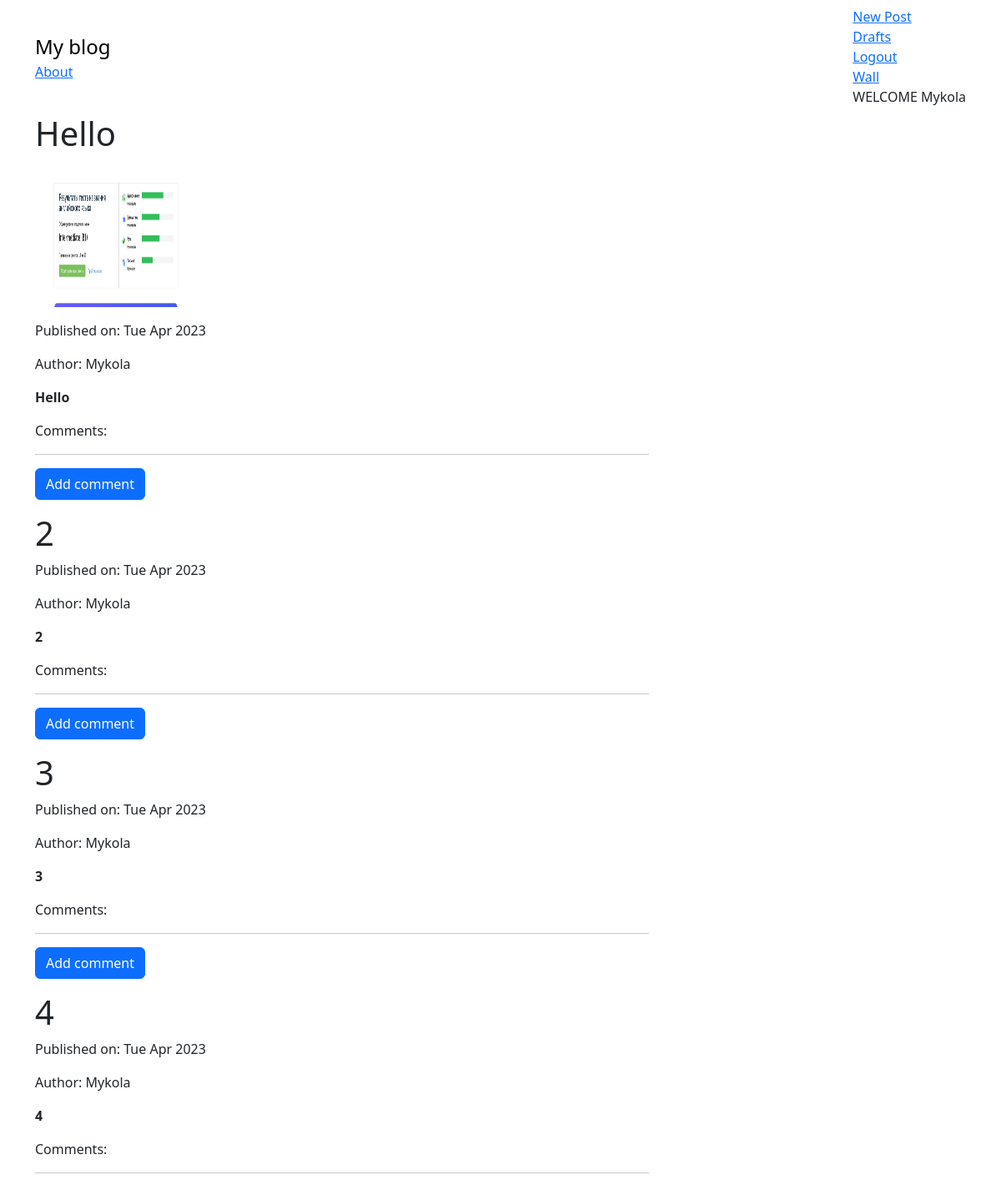
Before: /wall/ (signed in, upper part) with the older database file.
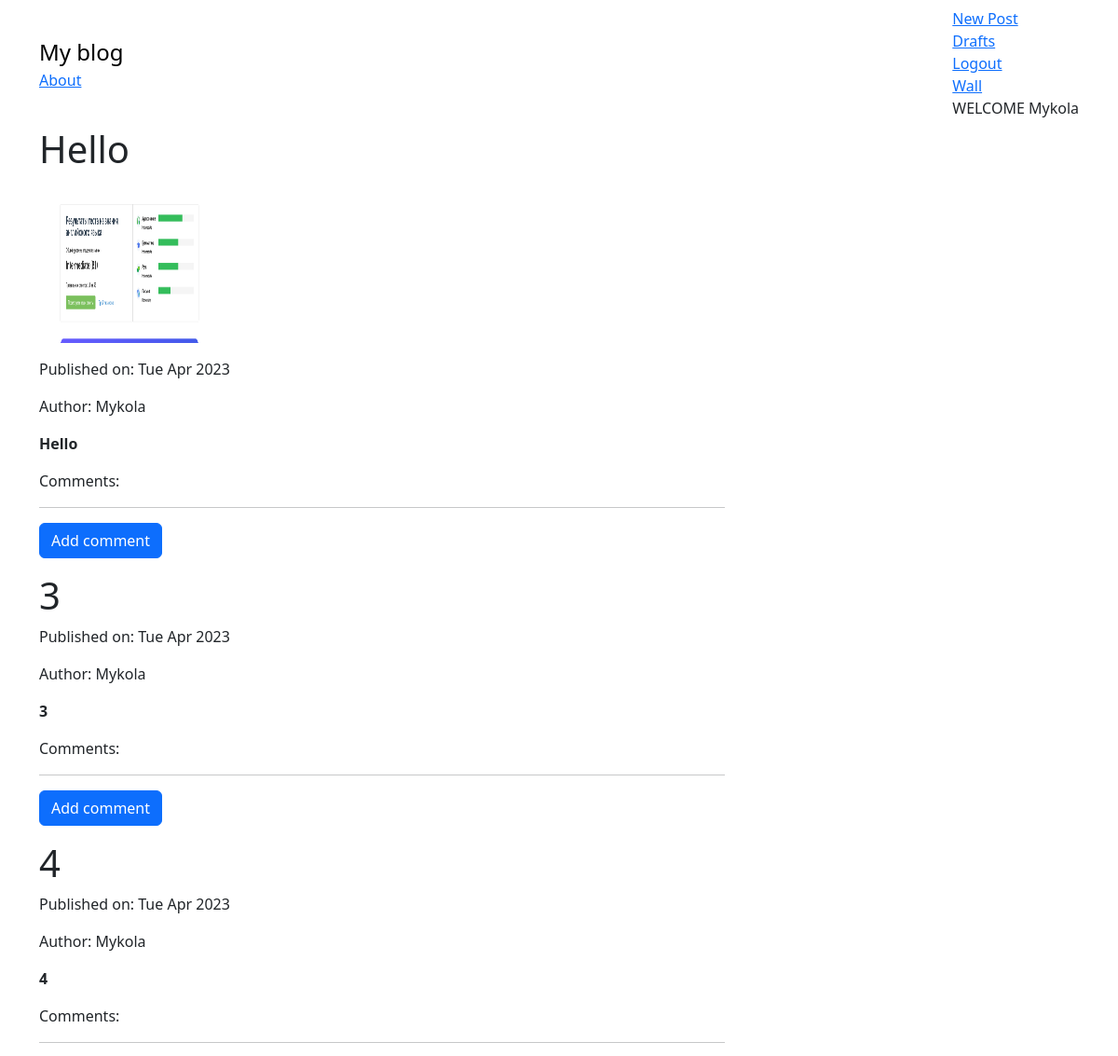
After: the same page with the newer database file.
### myblog/models.py (models this page shows, shortened)
class Post(models.Model):
    author = models.ForeignKey('auth.User', on_delete=models.CASCADE)
    title = models.CharField(max_length=200)
    text = models.TextField()
    picture = models.ImageField(upload_to='media/profile_pics/', blank=True, null=True)
    create_date = models.DateTimeField(default=timezone.now)
    published_date = models.DateTimeField(blank=True, null=True)

### myblog/views.py (the view)
# urls.py: re_path(r'wall/$', views.Wall.as_view(), name='wall'),
class Wall(ListView):
    model = Post
    template_name = 'myblog/wall.html'
    context_object_name = 'post'
    paginate_by = 5
    def get_queryset(self):
        post = Post.objects.all()
        if not self.request.user.is_authenticated:
            return redirect('accounts/login')
        return post

### myblog/templates/myblog/wall.html (shortened to what this page needs)
{% extends 'myblog/base.html' %}
{% block content %}
<div class="centerstage">
    {% if user.is_authenticated %}
        {% for post in post %}
                <div class="post">
                    <h1>{{ post.title }}</h1>
                    {% if post.picture %}
                        <div>
                            <img class="myblog_page" src="{{ post.picture.url }}" alt="{{ post.title }}"/>
                        </div>
                    {% endif %}
                    <div class="date">
                        <p> Published on: {{ post.published_date|date:"D M Y" }}</p>
                    </div>
                    <p>Author: {{post.author}}</p>
                    <b><p>{{post.text}}</p></b>
                    <p>Comments:</p>
                    <hr>
                    <a class="btn btn-primary btn-comments" href="{% url 'myblog:add_comment_to_post' pk=post.pk  %}">Add comment</a>
                </div>
        {% endfor %}
    {% endif %}
</div>
{% endblock %}

Changed rows visible on the page:
removed Post: title "2", published_date "Tue Apr 2023", author "Mykola", text "2"
